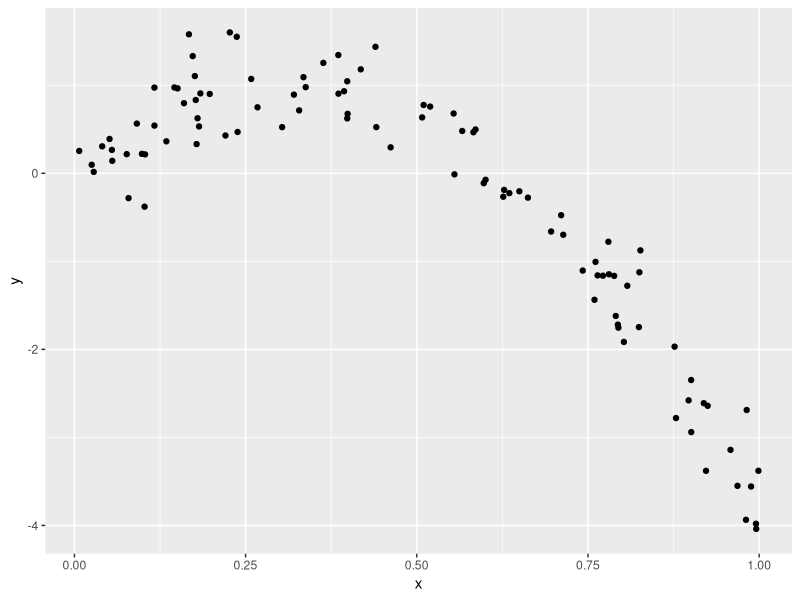

Source code (R):
## ---- chunk 1
knitr::opts_chunk$set(echo = TRUE, message = FALSE, warning = FALSE)

library(tidyverse)
library(modelr)
library(mgcv)
## ---- chunk 2
# Create a bunch of random nonlinear numbers
nonlin_df = 
  tibble(
    id = 1:100,
    x = runif(100, 0, 1),
    y = 1 - 10 * (x - .3) ^ 2 + rnorm(100, 0, .3)
  )

nonlin_df %>% 
  ggplot(aes(x = x, y = y)) + 
  geom_point()
## ---- chunk 3
